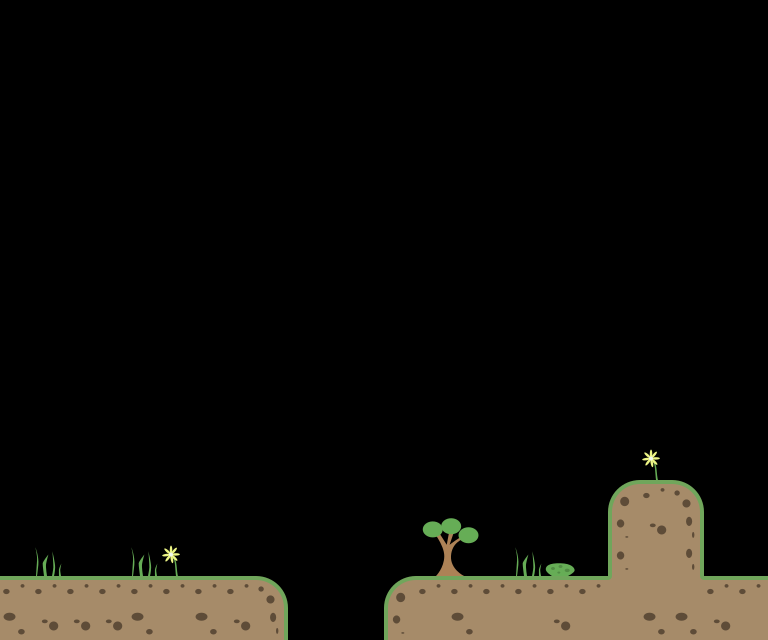

This is a level from a 2D game, rendered from its Tiled map with the project's own tilesets. A one-line summary and the map file follow, with tile-layer data summarised:
An orthogonal 24x20 tile map with 32x32 px tiles, 2 tile layers (ground, deco).

<map version="1.0" orientation="orthogonal" renderorder="left-down" width="24" height="20" tilewidth="32" tileheight="32" nextobjectid="12">
 <tileset firstgid="1" source="tileset.tsx" />
 <layer name="ground" width="24" height="20">
  <data>[480 cells, 51 non-empty, 10 distinct tile ids]</data>
 </layer>
 <layer name="deco" width="24" height="20">
  <data>[480 cells, 10 non-empty, 7 distinct tile ids]</data>
 </layer>
</map>
